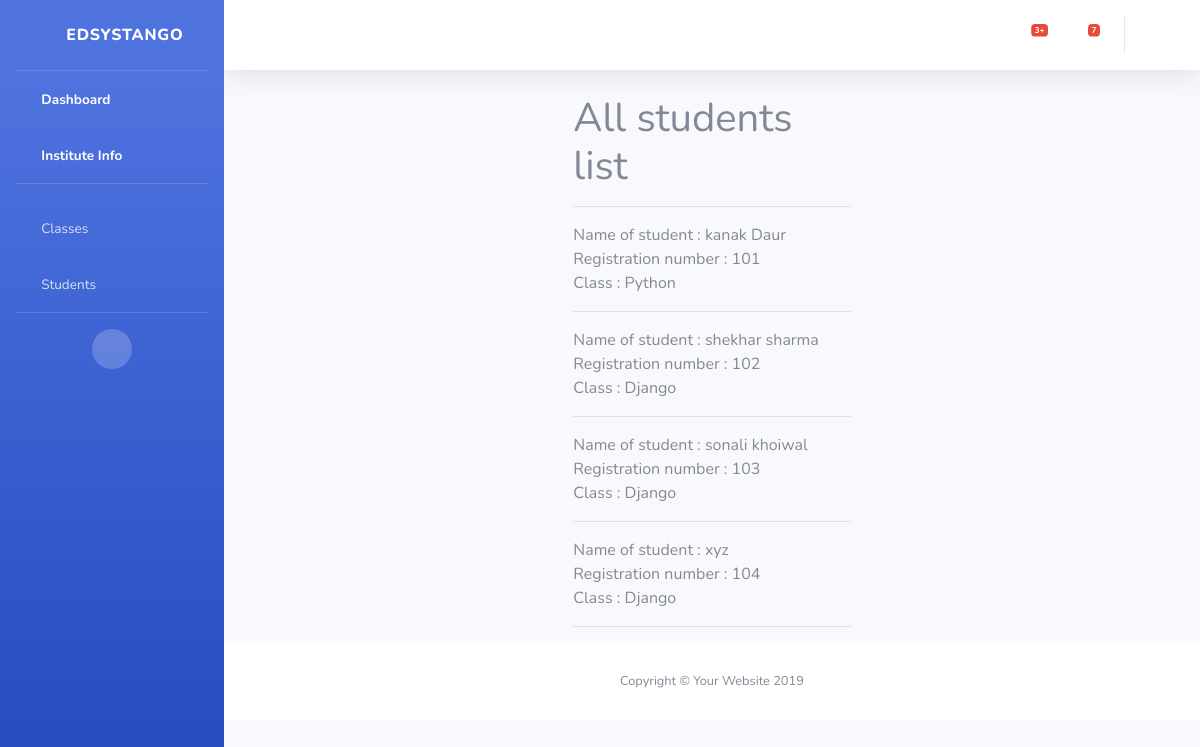
Page /listofstudents/ on the committed database.
### app1/models.py (models this page shows, shortened)
class Student(models.Model):
    GENDER_CHOICES = (('male','Male'),('female','Female'),('other','Other'))
    RELIGION_CHOICES = (('buddhism','Buddhism'),('christianity','Christianity'),('hinduism','Hinduism'),('islam','Islam'),('jainism','Jainism'),('sikhism','Sikhism'),('other','Other'))
    stu_name = models.CharField(max_length = 30)
    registration_num = models.IntegerField()
    Admission_date = models.DateField()
    photo = models.FileField(upload_to = "student_images",default = "student_icon.png")
    mobile_num = models.IntegerField(null=False, blank=False, unique=True)
    birthdate = models.DateField(auto_now=False, auto_now_add=False)
    gender = models.CharField(max_length = 20,choices = GENDER_CHOICES,default = "male")
    caste = models.CharField(max_length = 30)
    previous_school = models.CharField(max_length = 50)
    orphan_student = models.BooleanField(blank = True)
    religion = models.CharField(max_length = 20,choices = RELIGION_CHOICES,default = "hinduism")
    address = models.TextField()
    father_name = models.CharField(max_length = 20)
    father_education = models.CharField(max_length = 20,null=True, blank=True)
    father_occupation = models.CharField(max_length = 20,null=True, blank=True)
    father_income = models.FloatField(null=True, blank=True)
    father_mobile = models.IntegerField()
    mother_name = models.CharField(max_length = 20)
    mother_education = models.CharField(max_length = 20,null=True, blank=True)
    mother_occupation = models.CharField(max_length = 20,null=True, blank=True)
    mother_income = models.FloatField(null=True, blank=True)
    mother_mobile = models.IntegerField(null=True, blank=True)
    name_of_class = models.ForeignKey(EdsysClass,on_delete = models.CASCADE)

class EdsysClass(models.Model):
    name = models.CharField(max_length = 50)
    fee = models.IntegerField()
    def __str__(self):
        return self.name

### app1/views.py (the view)
# urls.py: path('listofstudents/',views.studentslist,name = 'students list'),
def studentslist(request):
    students = Student.objects.all()
    return render(request,'app1/allstudents.html',{'students':students})

### template/app1/allstudents.html
{% extends 'app1/base.html' %}
{% block body_block %}
{% load static %}
{% load crispy_forms_tags %}
<div class="container col-lg-4">
    <h1>All students list</h1><hr>
    {% for stud in students %}
      Name of student : {{stud.stu_name}}<br>
      Registration number : {{stud.registration_num}}<br>
      Class : {{stud.name_of_class}}<hr>
    {% endfor %}
</div>
{% endblock %}

### template/app1/base.html (shortened to what this page needs)
{% load static %}
<!DOCTYPE html>
<html lang="en">
<head>
  <link href="{% static 'vendor/fontawesome-free/css/all.min.css' %}" rel="stylesheet" type="text/css">
  <link href="{% static 'css/sb-admin-2.min.css' %}" rel="stylesheet">
</head>
<body id="page-top">
  <div id="wrapper">
    <ul class="navbar-nav bg-gradient-primary sidebar sidebar-dark accordion" id="accordionSidebar">
      <a class="sidebar-brand d-flex align-items-center justify-content-center" href="/dashboard">
        <div class="sidebar-brand-icon rotate-n-15">
          <i class="fas fa-laugh-wink"></i>
        </div>
        <div class="sidebar-brand-text mx-3">Edsystango</div>
      </a>
      <hr class="sidebar-divider my-0">
      <li class="nav-item active">
        <a class="nav-link" href="#">
          <i class="fas fa-fw fa-tachometer-alt"></i>
          <span>Dashboard</span></a>
      </li>
      <li class="nav-item active">
        <a class="nav-link" href="#">
          <i class="fas fa-fw fa-tachometer-alt"></i>
          <span>Institute Info</span></a>
      </li>
      <hr class="sidebar-divider">
      <li class="nav-item">
        <a class="nav-link collapsed" href="#" data-toggle="collapse" data-target="#collapseTwo" aria-expanded="true" aria-controls="collapseTwo">
          <i class="fas fa-fw fa-cog"></i>
          <span>Classes</span>
        </a>
      </li>
      <li class="nav-item">
        <a class="nav-link collapsed" href="#" data-toggle="collapse" data-target="#collapseUtilities" aria-expanded="true" aria-controls="collapseUtilities">
          <i class="fas fa-fw fa-wrench"></i>
          <span>Students</span>
        </a>
      </li>
      <hr class="sidebar-divider">
      <div class="text-center d-none d-md-inline">
        <button class="rounded-circle border-0" id="sidebarToggle"></button>
      </div>
    </ul>
    <div id="content-wrapper" class="d-flex flex-column">
      <div id="content">
        <nav class="navbar navbar-expand navbar-light bg-white topbar mb-4 static-top shadow">
          <ul class="navbar-nav ml-auto">
            <li class="nav-item dropdown no-arrow mx-1">
              <a class="nav-link dropdown-toggle" href="#" id="alertsDropdown" role="button" data-toggle="dropdown" aria-haspopup="true" aria-expanded="false">
                <i class="fas fa-bell fa-fw"></i>
                <span class="badge badge-danger badge-counter">3+</span>
              </a>
            </li>
            <li class="nav-item dropdown no-arrow mx-1">
              <a class="nav-link dropdown-toggle" href="#" id="messagesDropdown" role="button" data-toggle="dropdown" aria-haspopup="true" aria-expanded="false">
                <i class="fas fa-envelope fa-fw"></i>
                <span class="badge badge-danger badge-counter">7</span>
              </a>
            </li>
            <li class="nav-item dropdown no-arrow">
              <a class="nav-link dropdown-toggle" href="#" id="userDropdown" role="button" data-toggle="dropdown" aria-haspopup="true" aria-expanded="false">
                <span class = "fas fa-user-circle" style='font-size:25px;' onMouseOver="this.style.color='black'" onMouseOut="this.style.color='gray'"> {{user.get_username}}</span>
              </a>
            </li>
          </ul>
        </nav>
        {% block body_block %}
        {% endblock %}
      <footer class="sticky-footer bg-white">
        <div class="container my-auto">
          <div class="copyright text-center my-auto">
            <span>Copyright &copy; Your Website 2019</span>
          </div>
        </div>
      </footer>
    </div>
  </div>
</body>
</html>

### rows in the picture
Student: stu_name "kanak Daur", registration_num "101", name_of_class "Python"
Student: stu_name "shekhar sharma", registration_num "102", name_of_class "Django"
Student: stu_name "sonali khoiwal", registration_num "103", name_of_class "Django"
Student: stu_name "xyz", registration_num "104", name_of_class "Django"
